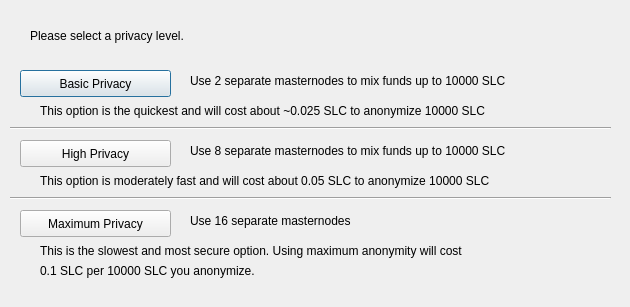
<?xml version="1.0" encoding="UTF-8"?>
<ui version="4.0">
 <class>ObfuscationConfig</class>
 <widget class="QDialog" name="ObfuscationConfig">
  <property name="geometry">
   <rect>
    <x>0</x>
    <y>0</y>
    <width>630</width>
    <height>307</height>
   </rect>
  </property>
  <property name="windowTitle">
   <string>Configure Obfuscation</string>
  </property>
  <widget class="QPushButton" name="buttonBasic">
   <property name="geometry">
    <rect>
     <x>20</x>
     <y>70</y>
     <width>151</width>
     <height>27</height>
    </rect>
   </property>
   <property name="text">
    <string>Basic Privacy</string>
   </property>
  </widget>
  <widget class="QPushButton" name="buttonHigh">
   <property name="geometry">
    <rect>
     <x>20</x>
     <y>140</y>
     <width>151</width>
     <height>27</height>
    </rect>
   </property>
   <property name="text">
    <string>High Privacy</string>
   </property>
  </widget>
  <widget class="QPushButton" name="buttonMax">
   <property name="geometry">
    <rect>
     <x>20</x>
     <y>210</y>
     <width>151</width>
     <height>27</height>
    </rect>
   </property>
   <property name="text">
    <string>Maximum Privacy</string>
   </property>
  </widget>
  <widget class="QLabel" name="label">
   <property name="geometry">
    <rect>
     <x>30</x>
     <y>20</y>
     <width>571</width>
     <height>31</height>
    </rect>
   </property>
   <property name="text">
    <string>Please select a privacy level.</string>
   </property>
  </widget>
  <widget class="QLabel" name="label_2">
   <property name="geometry">
    <rect>
     <x>190</x>
     <y>70</y>
     <width>421</width>
     <height>21</height>
    </rect>
   </property>
   <property name="text">
    <string>Use 2 separate masternodes to mix funds up to 10000 SLC</string>
   </property>
  </widget>
  <widget class="QLabel" name="label_3">
   <property name="geometry">
    <rect>
     <x>190</x>
     <y>140</y>
     <width>411</width>
     <height>21</height>
    </rect>
   </property>
   <property name="text">
    <string>Use 8 separate masternodes to mix funds up to 10000 SLC</string>
   </property>
  </widget>
  <widget class="QLabel" name="label_4">
   <property name="geometry">
    <rect>
     <x>190</x>
     <y>210</y>
     <width>421</width>
     <height>21</height>
    </rect>
   </property>
   <property name="text">
    <string>Use 16 separate masternodes</string>
   </property>
  </widget>
  <widget class="QLabel" name="label_6">
   <property name="geometry">
    <rect>
     <x>40</x>
     <y>100</y>
     <width>561</width>
     <height>21</height>
    </rect>
   </property>
   <property name="text">
    <string>This option is the quickest and will cost about ~0.025 SLC to anonymize 10000 SLC</string>
   </property>
  </widget>
  <widget class="QLabel" name="label_7">
   <property name="geometry">
    <rect>
     <x>40</x>
     <y>170</y>
     <width>561</width>
     <height>21</height>
    </rect>
   </property>
   <property name="text">
    <string>This option is moderately fast and will cost about 0.05 SLC to anonymize 10000 SLC</string>
   </property>
  </widget>
  <widget class="QLabel" name="label_8">
   <property name="geometry">
    <rect>
     <x>40</x>
     <y>240</y>
     <width>561</width>
     <height>21</height>
    </rect>
   </property>
   <property name="text">
    <string>This is the slowest and most secure option. Using maximum anonymity will cost</string>
   </property>
  </widget>
  <widget class="QLabel" name="label_9">
   <property name="geometry">
    <rect>
     <x>40</x>
     <y>260</y>
     <width>561</width>
     <height>21</height>
    </rect>
   </property>
   <property name="text">
    <string>0.1 SLC per 10000 SLC you anonymize.</string>
   </property>
  </widget>
  <widget class="Line" name="line">
   <property name="geometry">
    <rect>
     <x>10</x>
     <y>120</y>
     <width>601</width>
     <height>16</height>
    </rect>
   </property>
   <property name="orientation">
    <enum>Qt::Horizontal</enum>
   </property>
  </widget>
  <widget class="Line" name="line_2">
   <property name="geometry">
    <rect>
     <x>10</x>
     <y>190</y>
     <width>601</width>
     <height>16</height>
    </rect>
   </property>
   <property name="orientation">
    <enum>Qt::Horizontal</enum>
   </property>
  </widget>
 </widget>
 <resources/>
 <connections/>
</ui>
